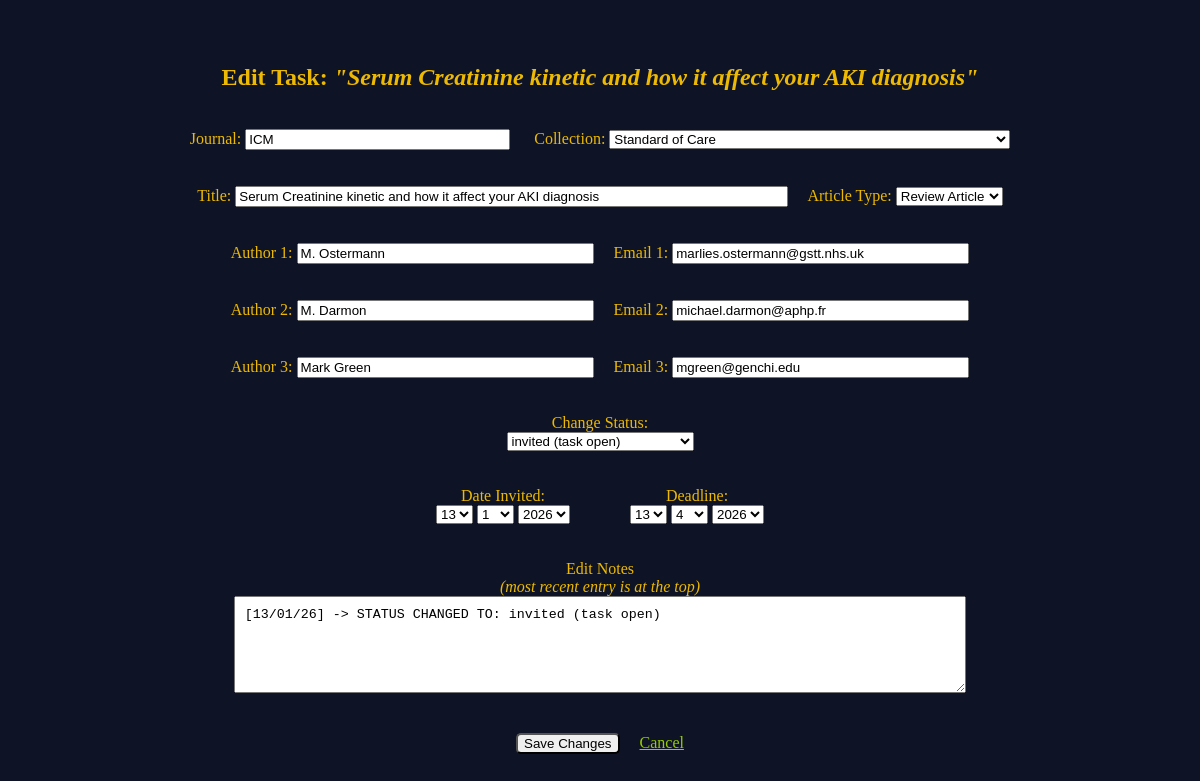
/edit-task/1, run on the app's committed database.
### app.py (models this page shows, shortened)
class Task(db.Model):
    id = db.Column(db.Integer, primary_key=True)
    journal = db.Column(db.String(100), nullable=False)
    collection = db.Column(db.String(50))
    type = db.Column(db.String(50))
    title = db.Column(db.String(120))
    deadline = db.Column(db.Date)
    author1 = db.Column(db.String(30))
    email1 = db.Column(db.String(30))
    author2 = db.Column(db.String(30))
    email2 = db.Column(db.String(30))
    author3 = db.Column(db.String(30))
    email3 = db.Column(db.String(30))
    date_invited = db.Column(db.Date)
    status = db.Column(db.String(30))
    last_change_in_notes = db.Column(db.Date)
    notes = db.Column(db.String(2500))

### app.py (the view, shortened to what this page needs)
@app.route('/edit-task/<int:task_id>', methods=['GET', 'POST'])
def edit_task(task_id):
    task = Task.query.get_or_404(task_id)
    current_year = datetime.now().year
    current_date_str = datetime.now().date().strftime('%d/%m/%y')
    date_ranges = {
        'days': list(range(1, 32)),
        'months': list(range(1, 13)),
        'invited_years': list(range(current_year-1, current_year + 3)),
        'deadline_years': list(range(current_year-1, current_year + 3))
    }
    default_date = datetime.now().date()
    date_invited = task.date_invited or default_date
    deadline = task.deadline or default_date
    return render_template('edit_task.html', task=task, date_invited=date_invited, deadline=deadline, **date_ranges)

### templates/edit_task.html (shortened to what this page needs)
{% extends 'base.html' %}
{% block body %}
<div class="content">
    <br><br>
    <h2>Edit Task: <i>"{{ task.title }}"</i></h2>
    <br>
    <form method="POST">
        <div>
            <label>Journal:</label>
            <input type="text" name="journal" maxlength="120" size='30' value="{{ task.journal }}" required>
            <label>Collection:</label>
            <select name="collection">
                <option value="Standard of Care" {% if task.collection == 'Standard of Care' %}selected{% endif %}>
                    Standard of Care
                </option>
            </select>
            <br><br><br>
            <label>Title:</label>
            <input type="text" name="title" maxlength="120" size='66' value="{{ task.title }}" required>
            <label>Article Type:</label>
            <select name="type">
                <option value="Review Article" {% if task.type == 'Review Article' %}selected{% endif %}>Review Article</option>
            </select>
            <br><br><br>
            <label>Author 1:</label>
            <input type="text" name="author1" maxlength="60" size='34' value="{{ task.author1 }}" required>
            <label>Email 1:</label>
            <input type="text" name="email1" maxlength="60" size='34' value="{{ task.email1 }}" required>
            <br><br><br>
            <label>Author 2:</label>
            <input type="text" name="author2" maxlength="60" size='34' value="{{ task.author2 }}">
            <label>Email 2:</label>
            <input type="text" name="email2" maxlength="60" size='34' value="{{ task.email2 }}">
            <br><br><br>
            <label>Author 3:</label>
            <input type="text" name="author3" maxlength="60" size='34' value="{{ task.author3 }}">
            <label>Email 3:</label>
            <input type="text" name="email3" maxlength="60" size='34' value="{{ task.email3 }}">
        </div>
        <br><br>
        <label>Change Status:</label>
        <br>
        <select name="new_status">
            <option value="invited (task open)"
            {% if task.status == 'invited (task open)' %}selected{% endif %}>invited (task open)</option>
        </select>
        <br><br><br>
        <div class="flexbox-div">
            <div>
                <label>Date Invited:</label>
                <div>
                    <select name="date_invited_day">
                        {% for day in days %}
                        <option value="{{ day }}" {% if day == date_invited.day %}selected{% endif %}>{{ day }}</option>
                        {% endfor %}
                    </select>
                    <select name="date_invited_month">
                        {% for month in months %}
                        <option value="{{ month }}" {% if month == date_invited.month %}selected{% endif %}>{{ month }}</option>
                        {% endfor %}
                    </select>
                    <select name="date_invited_year">
                        {% for year in invited_years %}
                        <option value="{{ year }}" {% if year == date_invited.year %}selected{% endif %}>{{ year }}</option>
                        {% endfor %}
                    </select>
                </div>
            </div>
            <br>
            <div>
                <label>Deadline:</label>
                <div>
                    <select name="deadline_day">
                        {% for day in days %}
                        <option value="{{ day }}" {% if day == deadline.day %}selected{% endif %}>{{ day }}</option>
                        {% endfor %}
                    </select>
                    <select name="deadline_month">
                        {% for month in months %}
                        <option value="{{ month }}" {% if month == deadline.month %}selected{% endif %}>{{ month }}</option>
                        {% endfor %}
                    </select>
                    <select name="deadline_year">
                        {% for year in deadline_years %}
                        <option value="{{ year }}" {% if year == deadline.year %}selected{% endif %}>{{ year }}</option>
                        {% endfor %}
                    </select>
                </div>
            </div>
        </div>
        <br><br>
        <label>
            Edit Notes <br><i>(most recent entry is at the top)</i>
        </label>
        <br>
        <textarea name="notes" maxlength="2500" rows="5" style="width:60%">{{ task.notes or '' }}</textarea>
        <br><br><br>
        <button type="submit" class="btn">Save Changes</button>
        <a href="{{ url_for('index') }}" class="one">Cancel</a>
    </form>
</div>
{% endblock %}

### templates/base.html (shortened to what this page needs)
<!DOCTYPE html>
<html lang="en">
<head>
    <link rel="stylesheet" href="{{url_for('static',filename='style.css')}}">
</head>
<body>
    {% block body %}{% endblock %}
</body>
</html>

### static/style.css (style rules this page uses)
body { background-color: #0e1425; color: #eeb902 }
.content { align-items: center; text-align: center; }
a.one:link { color: #97cc04; }
.btn { border-radius: 5px; }
textarea { padding: 10px; }
.flexbox-div { display: flex; justify-content: center; column-gap: 30px; }

### data on the page
Task: title "Serum Creatinine kinetic and how it affect your AKI diagnosis", journal "ICM", collection "Standard of Care", type "Review Article", author1 "M. Ostermann", email1 "marlies.ostermann@gstt.nhs.uk", author2 "M. Darmon", email2 "michael.darmon@aphp.fr", author3 "Mark Green", email3 "mgreen@genchi.edu", new_status "invited (task open)", date_invited_day "13", date_invited_month "1", date_invited_year "2026", deadline_day "13", deadline_month "4", deadline_year "2026", notes "[13/01/26] -> STATUS CHANGED TO: invited (task open)"
